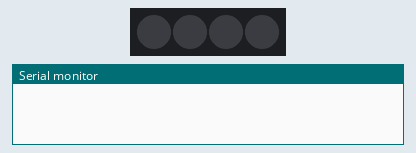
The program below on a simulated ESP8266 (NodeMCU). On the bench: 4 RGB LEDs in strip order, left to right, the last lines printed to the serial monitor. Dim RGB values are drawn brighter than linear; random numbers use the default seed unless the program sets one.

Above: at 0.0 s.
At 1.1 s:
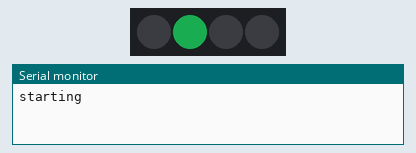
At 10.6 s:
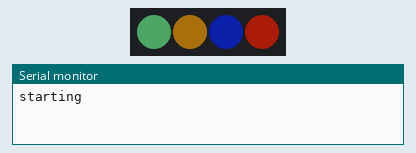
At 20.1 s:
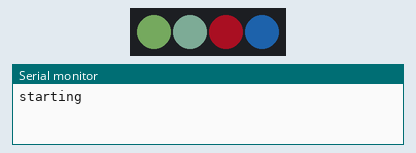
At 29.6 s:
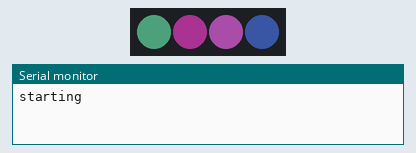
At 39.1 s:
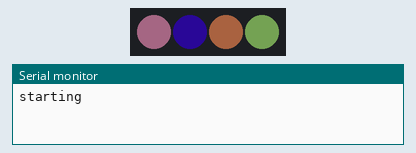
Timing chart, 0 to 40.0 s (numbered marks = the images above):
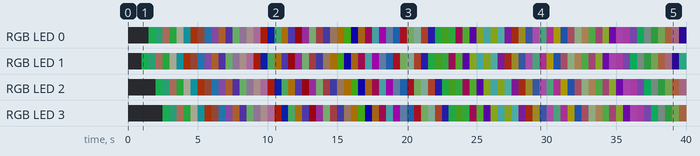

Measured:
- by itself, RGB LED 0: off → RGB(7, 49, 23) at 1.5 s, → RGB(8, 30, 22) 0.50 s later, → RGB(44, 28, 23) 0.50 s later, → RGB(9, 40, 15) 0.50 s later, … (77 changes in this stretch)
- by itself, RGB LED 1: off → RGB(7, 49, 23) at 1.0 s, → RGB(8, 30, 22) 0.50 s later, → RGB(44, 28, 23) 0.50 s later, → RGB(9, 40, 15) 0.50 s later, … (78 changes in this stretch)

The program:

main.cpp
```cpp
#include <Arduino.h>
#include <Adafruit_NeoPixel.h>

#define ledPin 15
#define ledNum 4

int LEDarr[4][4] = {{1,0,0,0},{0,0,0,0},{2,0,0,0},{3,0,0,0}};

//shift할때 필요한 버퍼 생성
int temp0[4];
int temp1[4];
int temp2[4];

Adafruit_NeoPixel pixels(ledNum, ledPin, NEO_GRB + NEO_KHZ800);
void setup() {
    Serial.begin(115200);
    pixels.begin();
    delay(1000);
    Serial.println("starting");
}

void loop() {

    //Random RGB값 생성
    int ranR = random(0,50);
    int ranG = random(0,50);
    int ranB = random(0,50);

    //새로운 랜덤RGB값
    LEDarr[0][1] = ranR;
    LEDarr[0][2] = ranG;
    LEDarr[0][3] = ranB;

    //네오픽셀
    for(int i =0;i<ledNum;i++){
        pixels.setPixelColor(LEDarr[i][0],LEDarr[i][1],LEDarr[i][2],LEDarr[i][3]);
    }
    pixels.show();
    delay(500);

    //shift 준비
    for(int i=0;i<ledNum-1;i++){
        temp0[i] = LEDarr[0][i+1];
        temp1[i] = LEDarr[1][i+1];
        temp2[i] = LEDarr[2][i+1];
    }

    //shift
    for(int i=0;i<ledNum-1;i++){
        LEDarr[1][i+1] = temp0[i];
        LEDarr[2][i+1] = temp1[i];
        LEDarr[3][i+1] = temp2[i];
    }


}  
```
